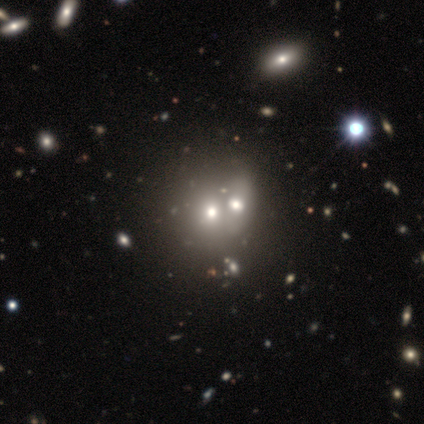
#> input picture J000000.80+004200.0.png, 424 x 424 px
$ python Image_resize.py
#> lines starting #> are read from the running program, lines starting #| are printed output that depends on the picture
### redshifting.py
import sys
import numpy as np
from scipy.ndimage import convolve
from scipy.interpolate import interpn
import astropy.convolution as conv
from astropy.cosmology import FlatLambdaCDM
import astropy.units as u
from matplotlib import pyplot as plt
from PIL import Image
from numpy import asarray

cosmo = FlatLambdaCDM(H0=70 * u.km / u.s / u.Mpc, Tcmb0=2.725 * u.K, Om0=0.3)
Im = Image.open("J000000.80+004200.0.png")
#> Im is the input picture: PIL image 424x424 RGB; mean R, G, B 28.1, 25.9, 24.8
numpy_data = asarray(Im)

def print_hello():
    return 'world'

def main():
    scale = process('input') #defines the name of the input image file
    process('target', scale) #defines the name of the target image file and gives a scaling factor


# [85 lines left out: functions process, observe_gals, add_noise, test_plot, not called in this run]


def convolve_psf(images, seeing):
    # We can apply convolution to all the images simultaneously
    # if the seeing is the same across all images
    # See tests at https://gist.github.com/19e446a494fbe5b5ad4c4384c23a55a9
    stdev = seeing / 2.354
    psf = conv.Gaussian2DKernel(stdev)
    psf = psf.array[None, ..., None]
    images = convolve(images, psf, mode='constant')
    return images


# [6 lines of commented-out code are left out]


# [8 lines left out: function rebinning, not called in this run]


def zoom_contents(image, scale, image_axes=[0, 1], method='linear', conserve_flux=True, fill_value=0):
    # Resize contents of image relative to fixed image size using interpolation
#> called with scale = 0.2, method = 'nearest', conserve_flux = False, fill_value = 0
    in_coords = [np.arange(s) - (s - 1) / 2 for s in image.shape]
    out_coords = np.array(np.meshgrid(*in_coords, indexing='ij'))
    # match shape of input scale to allow broadcasting
    scale = np.atleast_1d(scale)
    scale = scale.reshape(scale.shape + (1,) * (image.ndim - scale.ndim))
#> scale = [0.2]
    out_coords[image_axes] /= scale
    out_coords = np.transpose(out_coords)
    output = interpn(in_coords, image, out_coords,
                     method=method, bounds_error=False, fill_value=fill_value)
    output = output.T
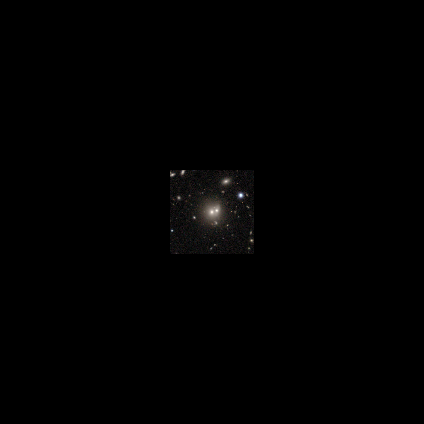
#> output: shape (424, 424, 3) float64; mean of channels 0, 1, 2 1.1, 1, 1; drawn as R, G, B
    if conserve_flux:
        output /= scale**2
    return output


# [22 lines left out: functions add_shot_noise, add_background, not called in this run]


# [2 lines that do not run on import are left out]

### Image_resize.py
import sys
import numpy as np
from scipy.ndimage import convolve
from scipy.interpolate import interpn
import astropy.convolution as conv
from astropy.cosmology import FlatLambdaCDM
import astropy.units as u
from matplotlib import pyplot as plt
from PIL import Image
from numpy import asarray
import redshifting

def crop_and_resize(image, scale_factor):
    #Set boundries for cropping
    left = (424 - (424*scale_factor))/2
    right = 424 - left
    top = left
    bottom = right

    cropped_image = image.crop((left, top, right, bottom))
    newsize = (424, 424)
    cropped_image = cropped_image.resize(newsize)
    return cropped_image

if __name__ == '__main__':

    cosmo = FlatLambdaCDM(H0=70 * u.km / u.s / u.Mpc, Tcmb0=2.725 * u.K, Om0=0.3)
    scale = 0.2

    Im = Image.open("J000000.80+004200.0.png")
    galaxy_Im = asarray(Im)

    #Zooming
    zoom_output = redshifting.zoom_contents(galaxy_Im, scale, image_axes=[0, 1], conserve_flux=False, method='nearest')
    zoomed_pic = Image.fromarray(((1 - zoom_output)* 255).astype(np.uint8))
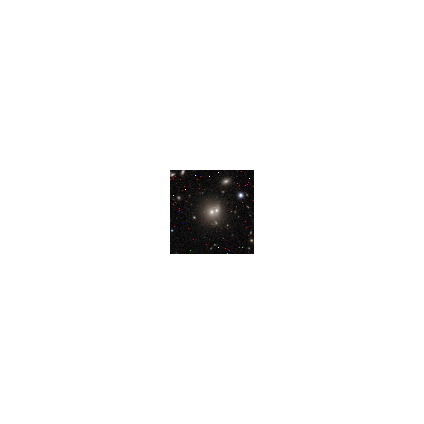
#> zoomed_pic: PIL image 424x424 RGB; mean R, G, B 246.1, 246, 246

    zoomed_pic.save(f'zoomed_pre_crop.png')

    #Convolution
    pre_convolved = np.expand_dims(zoomed_pic, axis=0)

    convolve_output = redshifting.convolve_psf(pre_convolved, seeing=3.5) #Contorl seeing here
    convolve_output = convolve_output.squeeze()
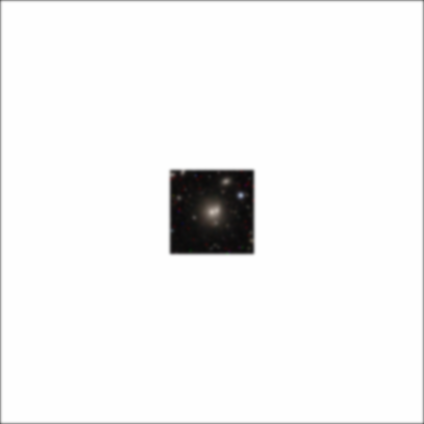
#> convolve_output: shape (424, 424, 3); mean of channels 0, 1, 2 243.8, 243.7, 243.6; drawn as R, G, B
    print(convolve_output.shape)
#| (424, 424, 3)
    convolved_pic = Image.fromarray(((1 - convolve_output)* 255).astype(np.uint8))

    convolved_pic.save(f'convolved_pre_crop.png')

    #Crop and resize
    cropped_image = crop_and_resize(convolved_pic, scale) #Should probably swap the order of the convolving and cropping, that way we avoid the white border easier.
#> in crop_and_resize, `cropped_image = image.crop((left, top, right, bottom))`:
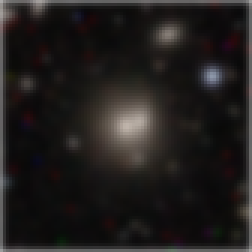
#> cropped_image: PIL image 84x84 RGB (shown 3 times larger); mean R, G, B 33.5, 30.5, 29.4

    #Noise
    #TBD

    cropped_image.save(f'Resized_image_convoluted.png')

$ run again, with FITS_data_image.png copied over J000000.80+004200.0.png
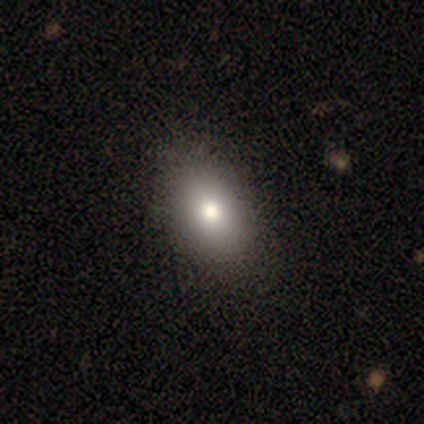
#> input picture FITS_data_image.png, 424 x 424 px
#> Im is the input picture: PIL image 424x424 RGB; mean R, G, B 27.4, 25.2, 24.2
#> `convolve_output = convolve_output.squeeze()`:
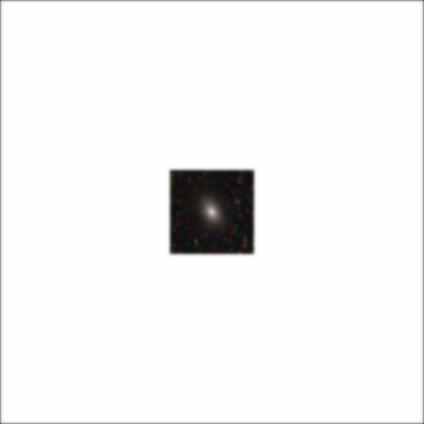
#> convolve_output: shape (424, 424, 3); mean of channels 0, 1, 2 243.8, 243.7, 243.7; drawn as R, G, B
#| (424, 424, 3)
#> in crop_and_resize, `cropped_image = image.crop((left, top, right, bottom))`:
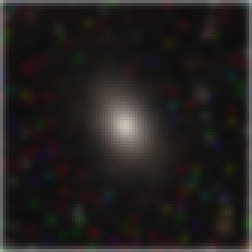
#> cropped_image: PIL image 84x84 RGB (shown 3 times larger); mean R, G, B 34.6, 31.6, 30.1
